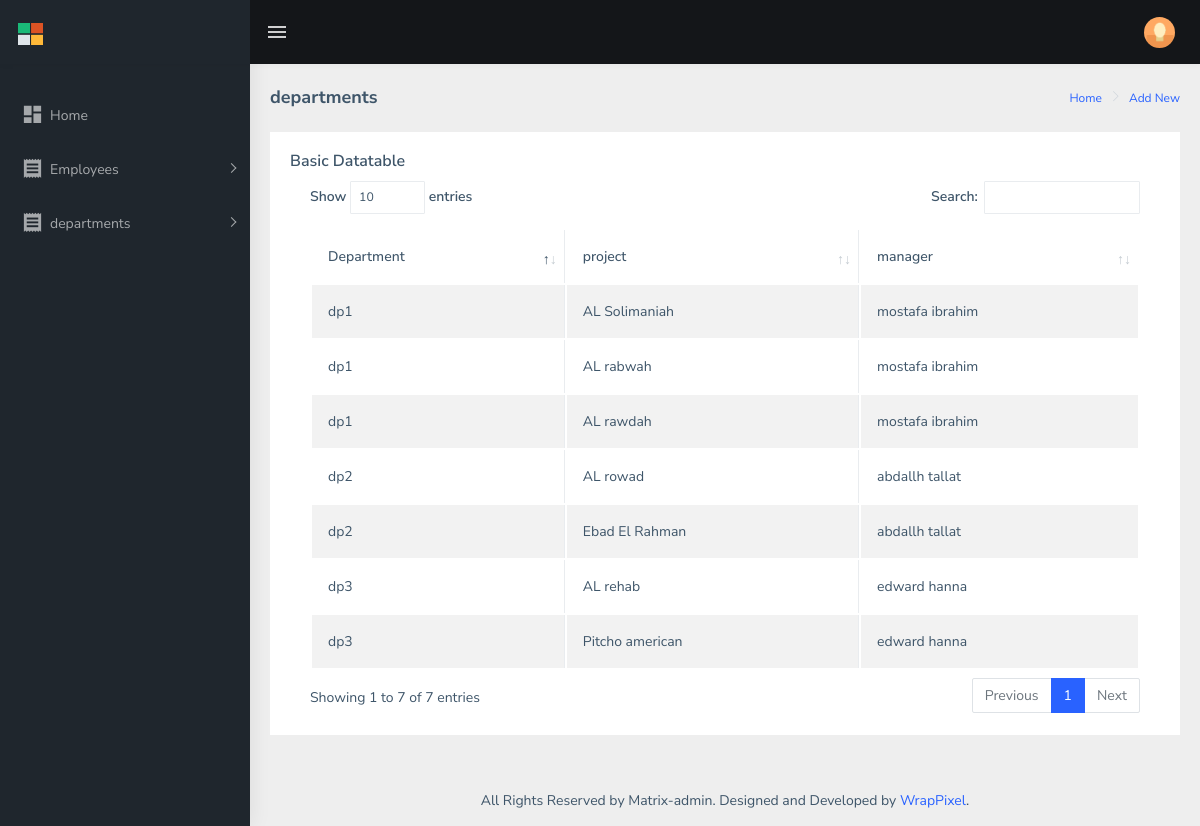
Screenshot of /dashboard/dashboard/department/view.php with the database file from the repository.
### tables this page shows
CREATE TABLE `project` (
  `pname` varchar(50) NOT NULL,
  `pnumber` smallint unsigned NOT NULL,
  `plocation` varchar(100) NOT NULL,
  `city` varchar(50) NOT NULL,
  `dnum` tinyint unsigned NOT NULL,
  PRIMARY KEY (`pnumber`),
  KEY `fk_dnum_project` (`dnum`),
  CONSTRAINT `fk_dnum_project` FOREIGN KEY (`dnum`) REFERENCES `department` (`dnum`)
);

CREATE TABLE `department` (
  `dname` varchar(50) NOT NULL,
  `dnum` tinyint unsigned NOT NULL,
  `mgrssn` int unsigned NOT NULL,
  `mgrstartdate` date NOT NULL,
  PRIMARY KEY (`dnum`),
  UNIQUE KEY `mgrssn` (`mgrssn`),
  CONSTRAINT `fk_mgrssn_department` FOREIGN KEY (`mgrssn`) REFERENCES `employee` (`ssn`)
);

### dashboard/dashboard/department/view.php (the view, shortened to what this page needs)
<?php
    include "../includes/dbconnection.php";
    $quary  = $connect->prepare("SELECT dep.dname as department,pro.pname,concat(emp.fname,' ',emp.lname) as manager FROM department dep join project pro on pro.dnum = dep.dnum join employee emp on emp.ssn = dep.mgrssn;");
    $quary->execute();
    $data = $quary->fetchAll(PDO::FETCH_ASSOC);
?>
<!DOCTYPE html>
<html lang="en">
<head>
      <?php include "../includes/header.php" ?>
  </head>
  <body>
    <div
      id="main-wrapper"
      data-layout="vertical"
      data-navbarbg="skin5"
      data-sidebartype="full"
      data-sidebar-position="absolute"
      data-header-position="absolute"
      data-boxed-layout="full"
    >
      <header class="topbar" data-navbarbg="skin5">
        <?php include "../includes/navbar.php" ?>
    </header>
      <aside class="left-sidebar" data-sidebarbg="skin5">
       <?php include "../includes/asides.php" ?>
      </aside>
      <div class="page-wrapper">
        <div class="page-breadcrumb">
          <div class="row">
            <div class="col-12 d-flex no-block align-items-center">
              <h4 class="page-title">departments</h4>
              <div class="ms-auto text-end">
                <nav aria-label="breadcrumb">
                  <ol class="breadcrumb">
                    <li class="breadcrumb-item"><a href="#">Home</a></li>
                    <li class="breadcrumb-item active" aria-current="page">
                    <a href="#">Add New</a></li>
                  </ol>
                </nav>
              </div>
            </div>
          </div>
        </div>
        <div class="container-fluid">
          <div class="row">
            <div class="col-12">
            <div class="card">
                <div class="card-body">
                  <h5 class="card-title">Basic Datatable</h5>
                  <div class="table-responsive">
                    <table
                      id="zero_config"
                      class="table table-striped table-bordered"
                    >
                      <thead>
                        <tr>
                          <th>Department</th>
                          <th>project</th>
                          <th>manager</th>
                        </tr>
                      </thead>
                      <tbody>
                        <?php foreach ($data as  $deparment) {
                        ?>
                        <tr>
                          <td><?php echo $deparment['department'] ?></td>
                          <td><?php echo $deparment['pname'] ?></td>
                          <td><?php echo $deparment['manager'] ?></td>
                        </tr>
                       <?php } ?>
                    </table>
                  </div>
                </div>
              </div>
            </div>
          </div>
        </div>
        <footer class="footer text-center">
          All Rights Reserved by Matrix-admin. Designed and Developed by
          <a href="https://www.wrappixel.com">WrapPixel</a>.
        </footer>
      </div>
    </div>
  </body>
</html>

### dashboard/dashboard/includes/header.php (shortened to what this page needs)
<link href="../assets/css/style.min.css" rel="stylesheet" />
  <link
    href="../assets/css/dataTables.bootstrap4.css"
    rel="stylesheet"
  />

### dashboard/dashboard/includes/navbar.php (shortened to what this page needs)
<nav class="navbar top-navbar navbar-expand-md navbar-dark">
          <div class="navbar-header" data-logobg="skin5">
            <a class="navbar-brand" href="#">
              <b class="logo-icon ps-2">
                <img src="../assets/images/logo-icon.png" alt="homepage" class="light-logo" width="25"/>
              </b>
            </a>
          </div>
          <div
            class="navbar-collapse collapse"
            id="navbarSupportedContent"
            data-navbarbg="skin5"
          >
            <ul class="navbar-nav float-start me-auto">
              <li class="nav-item d-none d-lg-block">
                <a
                  class="nav-link sidebartoggler waves-effect waves-light"
                  href="javascript:void(0)"
                  data-sidebartype="mini-sidebar"
                  ><i class="mdi mdi-menu font-24"></i
                ></a>
              </li>
            </ul>
            <ul class="navbar-nav float-end">
              <li class="nav-item dropdown">
                <a
                  class="
                    nav-link
                    dropdown-toggle
                    text-muted
                    waves-effect waves-dark
                    pro-pic
                  "
                  href="#"
                  id="navbarDropdown"
                  role="button"
                  data-bs-toggle="dropdown"
                  aria-expanded="false"
                >
                  <img
                    src="../assets/images/users/1.jpg"
                    alt="user"
                    class="rounded-circle"
                    width="31"
                  />
                </a>
              </li>
            </ul>
          </div>
        </nav>

### dashboard/dashboard/includes/asides.php (shortened to what this page needs)
<div class="scroll-sidebar">
         <nav class="sidebar-nav">
           <ul id="sidebarnav" class="pt-4">
             <li class="sidebar-item">
               <a
                 class="sidebar-link waves-effect waves-dark sidebar-link"
                 href="#"
                 aria-expanded="false"
                 ><i class="mdi mdi-view-dashboard"></i
                 ><span class="hide-menu">Home</span></a
               >
             </li>
             <li class="sidebar-item">
               <a
                 class="sidebar-link has-arrow waves-effect waves-dark"
                 href="javascript:void(0)"
                 aria-expanded="false"
                 ><i class="mdi mdi-receipt"></i
                 ><span class="hide-menu">Employees </span></a
               >
             </li>
             <li class="sidebar-item">
               <a
                 class="sidebar-link has-arrow waves-effect waves-dark"
                 href="javascript:void(0)"
                 aria-expanded="false"
                 ><i class="mdi mdi-receipt"></i
                 ><span class="hide-menu">departments </span></a
               >
             </li>
           </ul>
         </nav>
       </div>

### rows the page displays
project: dnum.dname "dp1", pname "AL Solimaniah", manager "mostafa ibrahim"
project: dnum.dname "dp1", pname "AL rabwah", manager "mostafa ibrahim"
project: dnum.dname "dp1", pname "AL rawdah", manager "mostafa ibrahim"
project: dnum.dname "dp2", pname "AL rowad", manager "abdallh tallat"
project: dnum.dname "dp3", pname "AL rehab", manager "edward hanna"
project: dnum.dname "dp3", pname "Pitcho american", manager "edward hanna"
project: dnum.dname "dp2", pname "Ebad El Rahman", manager "abdallh tallat"
